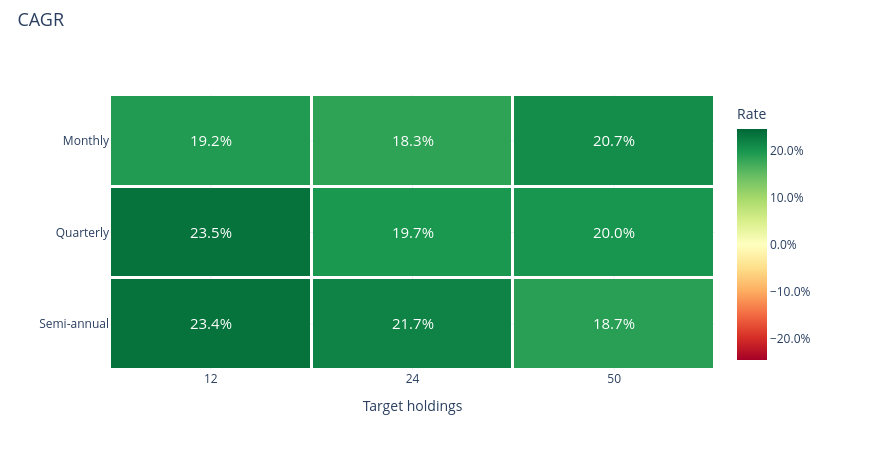

Notebook code cell kept with this figure:
### Markdown cell above
### CAGR

### Code cell
research.heatmap('cagr')

### Figure 1 — Plotly figure (JSON) as saved in the notebook; plotly's stock layout.template omitted (floating-point values rounded to 4 significant figures)
{"data": [{"colorbar": {"tickformat": ".1%", "title": {"text": "Rate"}}, "colorscale": [[0.0, "rgb(165,0,38)"], [0.1, "rgb(215,48,39)"], [0.2, "rgb(244,109,67)"], [0.3, "rgb(253,174,97)"], [0.4, "rgb(254,224,139)"], [0.5, "rgb(255,255,191)"], [0.6, "rgb(217,239,139)"], [0.7, "rgb(166,217,106)"], [0.8, "rgb(102,189,99)"], [0.9, "rgb(26,152,80)"], [1.0, "rgb(0,104,55)"]], "text": [["19.2%", "18.3%", "20.7%"], ["23.5%", "19.7%", "20.0%"], ["23.4%", "21.7%", "18.7%"]], "textfont": {"size": 15}, "texttemplate": "%{text}", "type": "heatmap", "x": ["12", "24", "50"], "xgap": 3, "y": ["Monthly", "Quarterly", "Semi-annual"], "ygap": 3, "z": [[0.1918, 0.1831, 0.2072], [0.2349, 0.1967, 0.1996], [0.234, 0.2174, 0.1872]], "zmax": 0.2453, "zmid": 0.0, "zmin": -0.2453}], "layout": {"height": 450, "hovermode": "closest", "legend": {"font": {"size": 12}, "itemclick": "toggle", "itemdoubleclick": "toggleothers", "x": 1.025, "y": 1}, "margin": {"b": 80, "l": 110, "r": 155, "t": 95}, "title": {"font": {"size": 18}, "text": "CAGR", "x": 0.02, "y": 0.97}, "width": 870, "xaxis": {"title": {"text": "Target holdings"}}, "yaxis": {"autorange": "reversed"}}}
